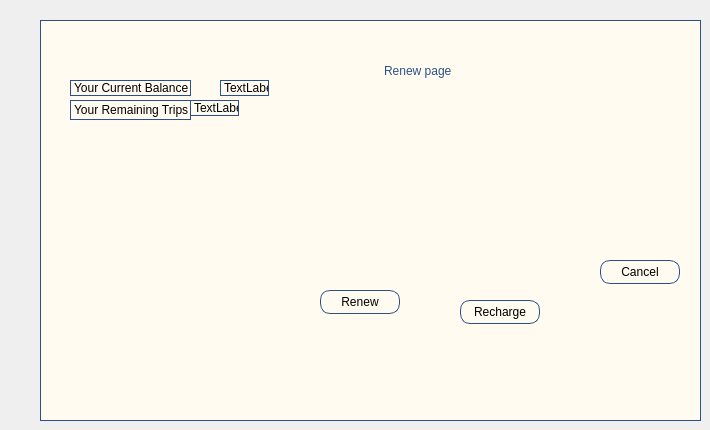
    <widget class="QWidget" name="renew_page">
     <widget class="QWidget" name="widget_11" native="true">
      <property name="geometry">
       <rect>
        <x>40</x>
        <y>20</y>
        <width>661</width>
        <height>401</height>
       </rect>
      </property>
      <property name="styleSheet">
       <string notr="true">border:1px solid  rgb(43, 82, 136);


background-color: rgb(255, 251, 240);</string>
      </property>
      <widget class="QLabel" name="label_21">
       <property name="geometry">
        <rect>
         <x>30</x>
         <y>80</y>
         <width>121</width>
         <height>20</height>
        </rect>
       </property>
       <property name="text">
        <string>Your Remaining Trips :</string>
       </property>
      </widget>
      <widget class="QPushButton" name="cancel_renew">
       <property name="geometry">
        <rect>
         <x>560</x>
         <y>240</y>
         <width>80</width>
         <height>24</height>
        </rect>
       </property>
       <property name="styleSheet">
        <string notr="true">border-radius:10px;
font: 10pt &quot;Segoe UI&quot;;
border:1px solid  rgb(43, 82, 136);
</string>
       </property>
       <property name="text">
        <string>Cancel</string>
       </property>
      </widget>
      <widget class="QPushButton" name="recharge_button">
       <property name="geometry">
        <rect>
         <x>420</x>
         <y>280</y>
         <width>80</width>
         <height>24</height>
        </rect>
       </property>
       <property name="styleSheet">
        <string notr="true">border-radius:10px;
font: 10pt &quot;Segoe UI&quot;;
border:1px solid  rgb(43, 82, 136);
</string>
       </property>
       <property name="text">
        <string>Recharge</string>
       </property>
      </widget>
      <widget class="QPushButton" name="confirm_renew">
       <property name="geometry">
        <rect>
         <x>280</x>
         <y>270</y>
         <width>80</width>
         <height>24</height>
        </rect>
       </property>
       <property name="styleSheet">
        <string notr="true">border-radius:10px;
font: 10pt &quot;Segoe UI&quot;;
border:1px solid  rgb(43, 82, 136);
</string>
       </property>
       <property name="text">
        <string>Renew</string>
       </property>
      </widget>
      <widget class="QLabel" name="cur_balance">
       <property name="geometry">
        <rect>
         <x>180</x>
         <y>60</y>
         <width>49</width>
         <height>16</height>
        </rect>
       </property>
       <property name="styleSheet">
        <string notr="true">border-radius:10px;
font: 10pt &quot;Segoe UI&quot;;
border:1px solid  rgb(43, 82, 136);
</string>
       </property>
       <property name="text">
        <string>TextLabel</string>
       </property>
      </widget>
      <widget class="QLabel" name="label_19">
       <property name="geometry">
        <rect>
         <x>30</x>
         <y>60</y>
         <width>121</width>
         <height>16</height>
        </rect>
       </property>
       <property name="text">
        <string>Your Current Balance :</string>
       </property>
      </widget>
      <widget class="QLabel" name="rem_trips">
       <property name="geometry">
        <rect>
         <x>150</x>
         <y>80</y>
         <width>49</width>
         <height>16</height>
        </rect>
       </property>
       <property name="styleSheet">
        <string notr="true">border-radius:10px;
font: 10pt &quot;Segoe UI&quot;;
border:1px solid  rgb(43, 82, 136);
</string>
       </property>
       <property name="text">
        <string>TextLabel</string>
       </property>
      </widget>
      <widget class="QLabel" name="label_4">
       <property name="geometry">
        <rect>
         <x>340</x>
         <y>25</y>
         <width>231</width>
         <height>51</height>
        </rect>
       </property>
       <property name="styleSheet">
        <string notr="true">color: rgb(43, 82, 136);
border-color: rgb(255, 251, 240);
font: 700 30pt &quot;Times New Roman&quot;;</string>
       </property>
       <property name="text">
        <string>Renew page</string>
       </property>
      </widget>
     </widget>
    </widget>
